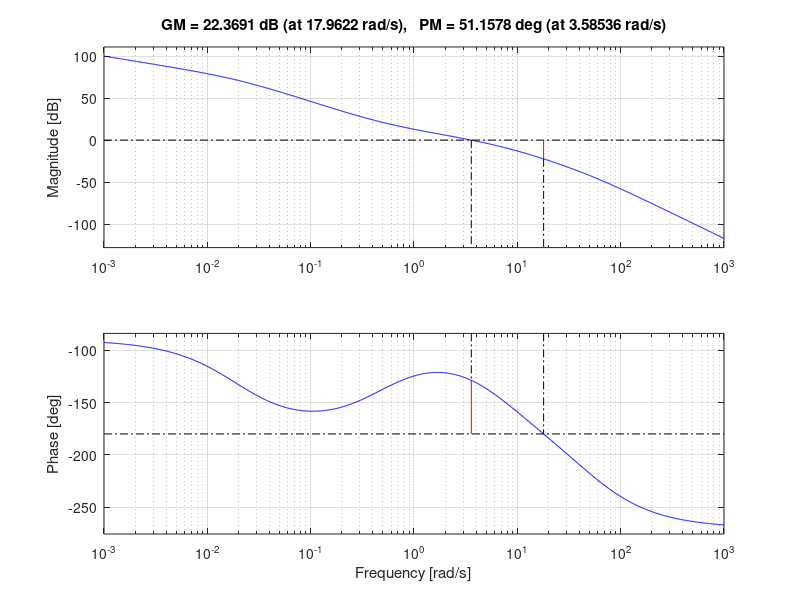

Reproduce this figure in MATLAB.
close all
clear all
clc
format
% ===================================================================
% File   : gain_and_phase_margin.m
% Purpose: Plots the bode plot and measures the gain/phase margins 
%          (or stability margins) of an open loop system using the
%          margin() function.
%     G(jw) = Ko*[(jw*T1+1)*(jw*T2+1)*...]/[(jw*Ta+1)*(jw*Tb+1)*...]
% Note   : Add compensation in the compensator section. Form:
%          Dc(s) = Kc*(T*s+1)/(a*T*s+1) , Lead: a < 1 or Lag: a > 1
% Lag Tip: Start with T = 1/0.1 for a corner frequency of 0.1 rad/s
%          for the zero term and adjust a depending on specs
% ===================================================================
% Parameters
% -------------------------------------------------------------------
% Enter Plant Gain
Ko = 1400/350;
% Enter numerator and denominator of G(s)
n1 = 1;
d1 = [1/7 1 0];
d2 = [1/50 1];

% Enter Compensator Parameters (For no comensation: Kc = 1 & T = 0)
Kc = 25;
T = 2;
a = 25;
% -------------------------------------------------------------------
% Function
% -------------------------------------------------------------------
% Solve for Plant Transfer Function
n = Ko*n1;
d = conv(d1,d2);
G = tf(n,d);
% Solve for Compensator Transfer Function
nc1 = [T 1];
dc = [a*T 1];
nc = Kc*nc1;
D = tf(nc,dc);
% Total Open Loop Transfer Function
Gol = D*G;

% Display Results
subplot(3,1,1)
margin(G)
subplot(3,1,2)
margin(D)
subplot(3,1,3)
margin(Gol)